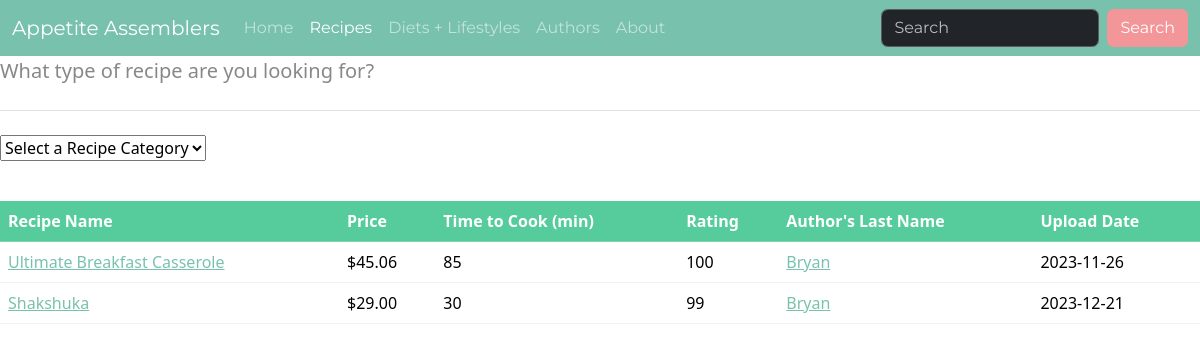
The page /recipes.php?rca=Breakfast on the database its author committed.
### tables this page shows
CREATE TABLE RECIPES( 
    Recipe_id           INT             NOT NULL, 
    Recipe_name         VARCHAR(50)     NOT NULL, 
    Recipe_category     VARCHAR(50), 
    Recipe_price        DECIMAL(10,2)   DEFAULT 0.00 NOT NULL, 
    Recipe_author       INT            NOT NULL, 
    Recipe_rating       INT             DEFAULT 100 NOT NULL, 
    Recipe_mintocook    INT             DEFAULT 0 NOT NULL, 
    Recipe_uploaddate   DATE            NOT NULL, 
    PRIMARY KEY (Recipe_id), 
    CONSTRAINT CheckRecipePrice CHECK (Recipe_price  >= 0.00), 
    CONSTRAINT CheckRatingRange CHECK  (Recipe_rating  >= 0 AND Recipe_rating <= 100), 
    CONSTRAINT CheckMinToCook CHECK (Recipe_mintocook >= 0), 
    FOREIGN KEY (Recipe_author) REFERENCES USERS(User_id) 
        ON DELETE CASCADE 
        ON UPDATE CASCADE 
);

CREATE TABLE USERS( 
    User_id             INT             NOT NULL, 
    User_fname          VARCHAR(50)     NOT NULL, 
    User_lname          VARCHAR(50)     NOT NULL, 
    User_email          VARCHAR(255)    UNIQUE NOT NULL, 
    User_joindate       DATE            NOT NULL, 
    PRIMARY KEY (User_id) 
);

### recipes.php (the view, shortened to what this page needs)
<!DOCTYPE html>
<html lang="en">
    <head>
        <link rel="stylesheet" href="bootstrap.min.css">
    </head>
    <body>
    <nav class="navbar navbar-expand-lg bg-primary" data-bs-theme="dark">
        <div class="container-fluid">
            <a class="navbar-brand" href="index.php">Appetite Assemblers</a>
            <div class="collapse navbar-collapse" id="navbarColor01">
                <ul class="navbar-nav me-auto">
                <li class="nav-item">
                <a class="nav-link" href="index.php">Home</a>
                </li>
                <li class="nav-item">
                    <a class="nav-link active" href="#">Recipes</a>
                </li>
                <li class="nav-item">
                    <a class="nav-link" href="restrictions.php">Diets + Lifestyles</a>
                </li>
                <li class="nav-item">
                    <a class="nav-link" href="authors.php">Authors</a>
                </li>
                <li class="nav-item">
                    <a class="nav-link" href="about.php">About</a>
                </li>
                </ul>
                    <form class="d-flex">
                    <input class="form-control me-sm-2" type="search" placeholder="Search">
                    <button class="btn btn-secondary my-2 my-sm-0" type="submit">Search</button>
                    </form>
            </div>
        </div>
    </nav>
        <div class="jumbotron">
            <p class="lead">What type of recipe are you looking for?<p>
            <hr class="my-4">
            <form method="GET" action="recipes.php">
                <select name="rca" onchange='this.form.submit()'>
                    <option selected>Select a Recipe Category</option>
                    <?php
                    $connection = mysqli_connect(DBHOST, DBUSER, DBPASS, DBNAME);
                    ?>
                </select>
                <?php
                if ($_SERVER["REQUEST_METHOD"] == "GET")
                {
                    if (isset($_GET['rca']) )
                    {
                ?>
                <p>&nbsp;</p>
                <table class="table table-hover">
                    <thead>
                        <tr class="table-success">
                            <th scope="col">Recipe Name</th>
                            <th scope="col">Price</th>
                            <th scope="col">Time to Cook (min)</th>
                            <th scope="col">Rating</th>
                            <th scope="col">Author's Last Name</th>
                            <th scope="col">Upload Date</th>
                        </tr>
                    </thead>
                    <?php
                        $sql = " SELECT *
                            FROM RECIPES
                            LEFT JOIN USERS ON Recipe_author = User_id
                            WHERE Recipe_category = '{$_GET['rca']}'
                            ORDER BY Recipe_rating DESC";
                        if ($result = mysqli_query($connection, $sql))
                        {
                            while($row = mysqli_fetch_assoc($result))
                            {
                    ?>
                    <tr>
                        <td><a href="ingredients.php?id=<?php echo $row['Recipe_id']; ?>"><?php echo $row['Recipe_name']; ?></a></td>
                        <td><?php echo '$' . $row['Recipe_price'] ?></td>
                        <td><?php echo $row['Recipe_mintocook'] ?></td>
                        <td><?php echo $row['Recipe_rating'] ?></td>
                        <td><a href="authors.php?id=<?php echo $row['User_id']; ?>"><?php echo $row['User_lname']; ?></a></td>
                        <td><?php echo $row['Recipe_uploaddate'] ?></td>
                    </tr>
                    <?php
                            }
                        }
                    }
                }
                    ?>
                </table>
            </form>
        </div>
    </body>
</html>

### rows shown on the page
recipes: Recipe_name "Ultimate Breakfast Casserole", Recipe_price "45.06", Recipe_mintocook "85", Recipe_rating "100", Recipe_author.User_lname "Bryan", Recipe_uploaddate "2023-11-26"
recipes: Recipe_name "Shakshuka", Recipe_price "29.00", Recipe_mintocook "30", Recipe_rating "99", Recipe_author.User_lname "Bryan", Recipe_uploaddate "2023-12-21"
